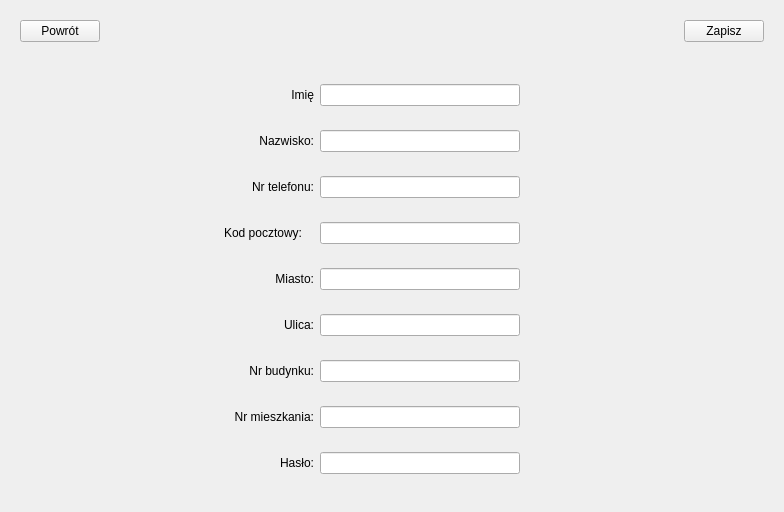
<?xml version="1.0" encoding="UTF-8"?>
<ui version="4.0">
 <class>Form</class>
 <widget class="QWidget" name="Form">
  <property name="windowModality">
   <enum>Qt::NonModal</enum>
  </property>
  <property name="geometry">
   <rect>
    <x>0</x>
    <y>0</y>
    <width>784</width>
    <height>471</height>
   </rect>
  </property>
  <property name="windowTitle">
   <string>Form</string>
  </property>
  <layout class="QVBoxLayout" name="verticalLayout">
   <item>
    <widget class="QWidget" name="widget" native="true">
     <property name="maximumSize">
      <size>
       <width>16777215</width>
       <height>50</height>
      </size>
     </property>
     <layout class="QHBoxLayout" name="horizontalLayout">
      <item>
       <widget class="QPushButton" name="backButton">
        <property name="text">
         <string>Powrót</string>
        </property>
       </widget>
      </item>
      <item>
       <spacer name="horizontalSpacer_7">
        <property name="orientation">
         <enum>Qt::Horizontal</enum>
        </property>
        <property name="sizeHint" stdset="0">
         <size>
          <width>294</width>
          <height>20</height>
         </size>
        </property>
       </spacer>
      </item>
      <item>
       <widget class="QPushButton" name="saveButton">
        <property name="text">
         <string>Zapisz</string>
        </property>
       </widget>
      </item>
     </layout>
    </widget>
   </item>
   <item>
    <widget class="QWidget" name="widget_2" native="true">
     <property name="enabled">
      <bool>true</bool>
     </property>
     <property name="class" stdset="0">
      <string>border</string>
     </property>
     <layout class="QHBoxLayout" name="horizontalLayout_13">
      <item>
       <spacer name="horizontalSpacer_8">
        <property name="orientation">
         <enum>Qt::Horizontal</enum>
        </property>
        <property name="sizeHint" stdset="0">
         <size>
          <width>40</width>
          <height>20</height>
         </size>
        </property>
       </spacer>
      </item>
      <item>
       <widget class="QWidget" name="widget_19" native="true">
        <property name="maximumSize">
         <size>
          <width>400</width>
          <height>16777215</height>
         </size>
        </property>
        <layout class="QVBoxLayout" name="verticalLayout_2">
         <item>
          <widget class="QWidget" name="widget_20" native="true">
           <layout class="QHBoxLayout" name="horizontalLayout_14">
            <item>
             <widget class="QLabel" name="label_16">
              <property name="minimumSize">
               <size>
                <width>90</width>
                <height>0</height>
               </size>
              </property>
              <property name="maximumSize">
               <size>
                <width>90</width>
                <height>16777215</height>
               </size>
              </property>
              <property name="text">
               <string>Imię</string>
              </property>
              <property name="alignment">
               <set>Qt::AlignRight|Qt::AlignTrailing|Qt::AlignVCenter</set>
              </property>
              <property name="class" stdset="0">
               <string>labelBold</string>
              </property>
             </widget>
            </item>
            <item>
             <widget class="QLineEdit" name="firstNameField">
              <property name="minimumSize">
               <size>
                <width>200</width>
                <height>0</height>
               </size>
              </property>
              <property name="maximumSize">
               <size>
                <width>200</width>
                <height>16777215</height>
               </size>
              </property>
              <property name="class" stdset="0">
               <string>incorrect</string>
              </property>
             </widget>
            </item>
            <item>
             <spacer name="horizontalSpacer_19">
              <property name="orientation">
               <enum>Qt::Horizontal</enum>
              </property>
              <property name="sizeHint" stdset="0">
               <size>
                <width>40</width>
                <height>20</height>
               </size>
              </property>
             </spacer>
            </item>
           </layout>
          </widget>
         </item>
         <item>
          <widget class="QWidget" name="widget_21" native="true">
           <layout class="QHBoxLayout" name="horizontalLayout_2">
            <item>
             <widget class="QLabel" name="label_17">
              <property name="minimumSize">
               <size>
                <width>90</width>
                <height>0</height>
               </size>
              </property>
              <property name="maximumSize">
               <size>
                <width>90</width>
                <height>16777215</height>
               </size>
              </property>
              <property name="text">
               <string>Nazwisko:</string>
              </property>
              <property name="alignment">
               <set>Qt::AlignRight|Qt::AlignTrailing|Qt::AlignVCenter</set>
              </property>
              <property name="class" stdset="0">
               <string>labelBold</string>
              </property>
             </widget>
            </item>
            <item>
             <widget class="QLineEdit" name="lastNameField">
              <property name="minimumSize">
               <size>
                <width>200</width>
                <height>0</height>
               </size>
              </property>
              <property name="maximumSize">
               <size>
                <width>200</width>
                <height>16777215</height>
               </size>
              </property>
             </widget>
            </item>
            <item>
             <spacer name="horizontalSpacer_18">
              <property name="orientation">
               <enum>Qt::Horizontal</enum>
              </property>
              <property name="sizeHint" stdset="0">
               <size>
                <width>40</width>
                <height>20</height>
               </size>
              </property>
             </spacer>
            </item>
           </layout>
          </widget>
         </item>
         <item>
          <widget class="QWidget" name="widget_22" native="true">
           <layout class="QHBoxLayout" name="horizontalLayout_15">
            <item>
             <widget class="QLabel" name="label_18">
              <property name="minimumSize">
               <size>
                <width>90</width>
                <height>0</height>
               </size>
              </property>
              <property name="maximumSize">
               <size>
                <width>90</width>
                <height>16777215</height>
               </size>
              </property>
              <property name="text">
               <string>Nr telefonu:</string>
              </property>
              <property name="alignment">
               <set>Qt::AlignRight|Qt::AlignTrailing|Qt::AlignVCenter</set>
              </property>
              <property name="class" stdset="0">
               <string>labelBold</string>
              </property>
             </widget>
            </item>
            <item>
             <widget class="QLineEdit" name="phoneField">
              <property name="minimumSize">
               <size>
                <width>200</width>
                <height>0</height>
               </size>
              </property>
              <property name="maximumSize">
               <size>
                <width>200</width>
                <height>16777215</height>
               </size>
              </property>
             </widget>
            </item>
            <item>
             <spacer name="horizontalSpacer_6">
              <property name="orientation">
               <enum>Qt::Horizontal</enum>
              </property>
              <property name="sizeHint" stdset="0">
               <size>
                <width>40</width>
                <height>20</height>
               </size>
              </property>
             </spacer>
            </item>
           </layout>
          </widget>
         </item>
         <item>
          <widget class="QWidget" name="widget_23" native="true">
           <layout class="QHBoxLayout" name="horizontalLayout_16">
            <item>
             <widget class="QLabel" name="label_19">
              <property name="minimumSize">
               <size>
                <width>90</width>
                <height>0</height>
               </size>
              </property>
              <property name="maximumSize">
               <size>
                <width>90</width>
                <height>16777215</height>
               </size>
              </property>
              <property name="text">
               <string>Kod pocztowy:</string>
              </property>
              <property name="class" stdset="0">
               <string>labelBold</string>
              </property>
             </widget>
            </item>
            <item>
             <widget class="QLineEdit" name="postCodeField">
              <property name="minimumSize">
               <size>
                <width>200</width>
                <height>0</height>
               </size>
              </property>
              <property name="maximumSize">
               <size>
                <width>200</width>
                <height>16777215</height>
               </size>
              </property>
             </widget>
            </item>
            <item>
             <spacer name="horizontalSpacer_5">
              <property name="orientation">
               <enum>Qt::Horizontal</enum>
              </property>
              <property name="sizeHint" stdset="0">
               <size>
                <width>40</width>
                <height>20</height>
               </size>
              </property>
             </spacer>
            </item>
           </layout>
          </widget>
         </item>
         <item>
          <widget class="QWidget" name="widget_24" native="true">
           <layout class="QHBoxLayout" name="horizontalLayout_17">
            <item>
             <widget class="QLabel" name="label_20">
              <property name="minimumSize">
               <size>
                <width>90</width>
                <height>0</height>
               </size>
              </property>
              <property name="maximumSize">
               <size>
                <width>90</width>
                <height>16777215</height>
               </size>
              </property>
              <property name="text">
               <string>Miasto:</string>
              </property>
              <property name="alignment">
               <set>Qt::AlignRight|Qt::AlignTrailing|Qt::AlignVCenter</set>
              </property>
              <property name="class" stdset="0">
               <string>labelBold</string>
              </property>
             </widget>
            </item>
            <item>
             <widget class="QLineEdit" name="cityField">
              <property name="minimumSize">
               <size>
                <width>200</width>
                <height>0</height>
               </size>
              </property>
              <property name="maximumSize">
               <size>
                <width>200</width>
                <height>16777215</height>
               </size>
              </property>
             </widget>
            </item>
            <item>
             <spacer name="horizontalSpacer_4">
              <property name="orientation">
               <enum>Qt::Horizontal</enum>
              </property>
              <property name="sizeHint" stdset="0">
               <size>
                <width>40</width>
                <height>20</height>
               </size>
              </property>
             </spacer>
            </item>
           </layout>
          </widget>
         </item>
         <item>
          <widget class="QWidget" name="widget_25" native="true">
           <layout class="QHBoxLayout" name="horizontalLayout_18">
            <item>
             <widget class="QLabel" name="label_21">
              <property name="minimumSize">
               <size>
                <width>90</width>
                <height>0</height>
               </size>
              </property>
              <property name="maximumSize">
               <size>
                <width>90</width>
                <height>16777215</height>
               </size>
              </property>
              <property name="text">
               <string>Ulica:</string>
              </property>
              <property name="alignment">
               <set>Qt::AlignRight|Qt::AlignTrailing|Qt::AlignVCenter</set>
              </property>
              <property name="class" stdset="0">
               <string>labelBold</string>
              </property>
             </widget>
            </item>
            <item>
             <widget class="QLineEdit" name="streetField">
              <property name="minimumSize">
               <size>
                <width>200</width>
                <height>0</height>
               </size>
              </property>
              <property name="maximumSize">
               <size>
                <width>200</width>
                <height>16777215</height>
               </size>
              </property>
             </widget>
            </item>
            <item>
             <spacer name="horizontalSpacer_3">
              <property name="orientation">
               <enum>Qt::Horizontal</enum>
              </property>
              <property name="sizeHint" stdset="0">
               <size>
                <width>40</width>
                <height>20</height>
               </size>
              </property>
             </spacer>
            </item>
           </layout>
          </widget>
         </item>
         <item>
          <widget class="QWidget" name="widget_26" native="true">
           <layout class="QHBoxLayout" name="horizontalLayout_19">
            <item>
             <widget class="QLabel" name="label_22">
              <property name="minimumSize">
               <size>
                <width>90</width>
                <height>0</height>
               </size>
              </property>
              <property name="maximumSize">
               <size>
                <width>90</width>
                <height>16777215</height>
               </size>
              </property>
              <property name="text">
               <string>Nr budynku:</string>
              </property>
              <property name="alignment">
               <set>Qt::AlignRight|Qt::AlignTrailing|Qt::AlignVCenter</set>
              </property>
              <property name="class" stdset="0">
               <string>labelBold</string>
              </property>
             </widget>
            </item>
            <item>
             <widget class="QLineEdit" name="buildingNumberField">
              <property name="minimumSize">
               <size>
                <width>200</width>
                <height>0</height>
               </size>
              </property>
              <property name="maximumSize">
               <size>
                <width>200</width>
                <height>16777215</height>
               </size>
              </property>
             </widget>
            </item>
            <item>
             <spacer name="horizontalSpacer">
              <property name="orientation">
               <enum>Qt::Horizontal</enum>
              </property>
              <property name="sizeHint" stdset="0">
               <size>
                <width>40</width>
                <height>20</height>
               </size>
              </property>
             </spacer>
            </item>
           </layout>
          </widget>
         </item>
         <item>
          <widget class="QWidget" name="widget_27" native="true">
           <layout class="QHBoxLayout" name="horizontalLayout_20">
            <item>
             <widget class="QLabel" name="label_23">
              <property name="minimumSize">
               <size>
                <width>90</width>
                <height>0</height>
               </size>
              </property>
              <property name="maximumSize">
               <size>
                <width>90</width>
                <height>16777215</height>
               </size>
              </property>
              <property name="text">
               <string>Nr mieszkania:</string>
              </property>
              <property name="alignment">
               <set>Qt::AlignRight|Qt::AlignTrailing|Qt::AlignVCenter</set>
              </property>
              <property name="class" stdset="0">
               <string>labelBold</string>
              </property>
             </widget>
            </item>
            <item>
             <widget class="QLineEdit" name="flatNumberField">
              <property name="minimumSize">
               <size>
                <width>200</width>
                <height>0</height>
               </size>
              </property>
              <property name="maximumSize">
               <size>
                <width>200</width>
                <height>16777215</height>
               </size>
              </property>
             </widget>
            </item>
            <item>
             <spacer name="horizontalSpacer_2">
              <property name="orientation">
               <enum>Qt::Horizontal</enum>
              </property>
              <property name="sizeHint" stdset="0">
               <size>
                <width>40</width>
                <height>20</height>
               </size>
              </property>
             </spacer>
            </item>
           </layout>
          </widget>
         </item>
         <item>
          <widget class="QWidget" name="widget_3" native="true">
           <layout class="QHBoxLayout" name="horizontalLayout_3">
            <item>
             <widget class="QLabel" name="label">
              <property name="minimumSize">
               <size>
                <width>90</width>
                <height>0</height>
               </size>
              </property>
              <property name="maximumSize">
               <size>
                <width>90</width>
                <height>16777215</height>
               </size>
              </property>
              <property name="text">
               <string>Hasło:</string>
              </property>
              <property name="alignment">
               <set>Qt::AlignRight|Qt::AlignTrailing|Qt::AlignVCenter</set>
              </property>
              <property name="class" stdset="0">
               <string>labelBold</string>
              </property>
             </widget>
            </item>
            <item>
             <widget class="QLineEdit" name="passwordField">
              <property name="minimumSize">
               <size>
                <width>200</width>
                <height>0</height>
               </size>
              </property>
              <property name="maximumSize">
               <size>
                <width>200</width>
                <height>16777215</height>
               </size>
              </property>
             </widget>
            </item>
            <item>
             <spacer name="horizontalSpacer_9">
              <property name="orientation">
               <enum>Qt::Horizontal</enum>
              </property>
              <property name="sizeHint" stdset="0">
               <size>
                <width>40</width>
                <height>20</height>
               </size>
              </property>
             </spacer>
            </item>
           </layout>
          </widget>
         </item>
         <item>
          <spacer name="verticalSpacer_6">
           <property name="orientation">
            <enum>Qt::Vertical</enum>
           </property>
           <property name="sizeHint" stdset="0">
            <size>
             <width>20</width>
             <height>40</height>
            </size>
           </property>
          </spacer>
         </item>
        </layout>
       </widget>
      </item>
      <item>
       <spacer name="horizontalSpacer_17">
        <property name="orientation">
         <enum>Qt::Horizontal</enum>
        </property>
        <property name="sizeHint" stdset="0">
         <size>
          <width>40</width>
          <height>20</height>
         </size>
        </property>
       </spacer>
      </item>
     </layout>
    </widget>
   </item>
  </layout>
 </widget>
 <resources/>
 <connections/>
</ui>
